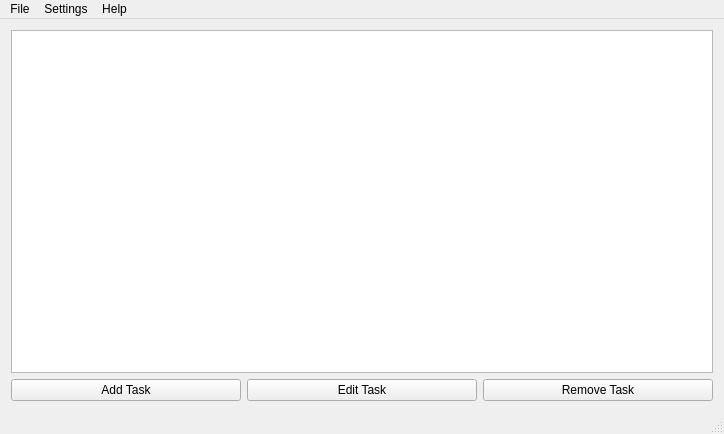
<?xml version="1.0" encoding="UTF-8"?>
<ui version="4.0">
 <class>MainWindow</class>
 <widget class="QMainWindow" name="MainWindow">
  <property name="geometry">
   <rect>
    <x>0</x>
    <y>0</y>
    <width>724</width>
    <height>434</height>
   </rect>
  </property>
  <property name="sizePolicy">
   <sizepolicy hsizetype="Preferred" vsizetype="Preferred">
    <horstretch>0</horstretch>
    <verstretch>0</verstretch>
   </sizepolicy>
  </property>
  <property name="windowTitle">
   <string>To Do List Manager by Computerfr33k v0.3 Alpha</string>
  </property>
  <widget class="QWidget" name="centralWidget">
   <layout class="QGridLayout" name="gridLayout">
    <item row="0" column="0">
     <widget class="QTableView" name="tableView">
      <property name="editTriggers">
       <set>QAbstractItemView::NoEditTriggers</set>
      </property>
      <property name="alternatingRowColors">
       <bool>true</bool>
      </property>
      <property name="selectionMode">
       <enum>QAbstractItemView::SingleSelection</enum>
      </property>
      <property name="sortingEnabled">
       <bool>true</bool>
      </property>
     </widget>
    </item>
    <item row="1" column="0">
     <layout class="QHBoxLayout" name="horizontalLayout">
      <item>
       <widget class="QPushButton" name="addTask_button">
        <property name="text">
         <string>Add Task</string>
        </property>
       </widget>
      </item>
      <item>
       <widget class="QPushButton" name="editTask_button">
        <property name="text">
         <string>Edit Task</string>
        </property>
       </widget>
      </item>
      <item>
       <widget class="QPushButton" name="removeTask_button">
        <property name="text">
         <string>Remove Task</string>
        </property>
       </widget>
      </item>
     </layout>
    </item>
   </layout>
  </widget>
  <widget class="QMenuBar" name="menuBar">
   <property name="geometry">
    <rect>
     <x>0</x>
     <y>0</y>
     <width>724</width>
     <height>21</height>
    </rect>
   </property>
   <widget class="QMenu" name="menuFile">
    <property name="title">
     <string>File</string>
    </property>
    <addaction name="actionRestore_Tasks_Settings"/>
    <addaction name="actionExport_Tasks_Settings"/>
    <addaction name="actionQuit"/>
   </widget>
   <widget class="QMenu" name="menuHelp">
    <property name="title">
     <string>Help</string>
    </property>
    <addaction name="actionAbout"/>
    <addaction name="separator"/>
    <addaction name="actionReport_A_Bug"/>
    <addaction name="actionWebsite"/>
    <addaction name="actionDonate"/>
    <addaction name="separator"/>
    <addaction name="actionAbout_Qt_2"/>
   </widget>
   <widget class="QMenu" name="menuSettings">
    <property name="title">
     <string>Settings</string>
    </property>
    <addaction name="actionPreferences"/>
    <addaction name="actionCheck_For_Update"/>
   </widget>
   <addaction name="menuFile"/>
   <addaction name="menuSettings"/>
   <addaction name="menuHelp"/>
  </widget>
  <widget class="QStatusBar" name="statusBar"/>
  <action name="actionQuit">
   <property name="text">
    <string>Quit</string>
   </property>
  </action>
  <action name="actionAbout">
   <property name="text">
    <string>About</string>
   </property>
  </action>
  <action name="actionAbout_Qt">
   <property name="text">
    <string>About Qt</string>
   </property>
  </action>
  <action name="actionReport_A_Bug">
   <property name="text">
    <string>Report A Bug</string>
   </property>
  </action>
  <action name="actionAbout_Qt_2">
   <property name="text">
    <string>About Qt</string>
   </property>
  </action>
  <action name="actionPreferences">
   <property name="text">
    <string>Preferences</string>
   </property>
  </action>
  <action name="actionWebsite">
   <property name="text">
    <string>Website</string>
   </property>
  </action>
  <action name="actionCheck_For_Update">
   <property name="text">
    <string>Check For Update</string>
   </property>
  </action>
  <action name="actionDonate">
   <property name="text">
    <string>Donate</string>
   </property>
  </action>
  <action name="actionExport_Tasks_Settings">
   <property name="text">
    <string>Export Tasks/Settings</string>
   </property>
  </action>
  <action name="actionRestore_Tasks_Settings">
   <property name="text">
    <string>Restore Tasks/Settings</string>
   </property>
  </action>
 </widget>
 <layoutdefault spacing="6" margin="11"/>
 <resources/>
 <connections/>
</ui>
